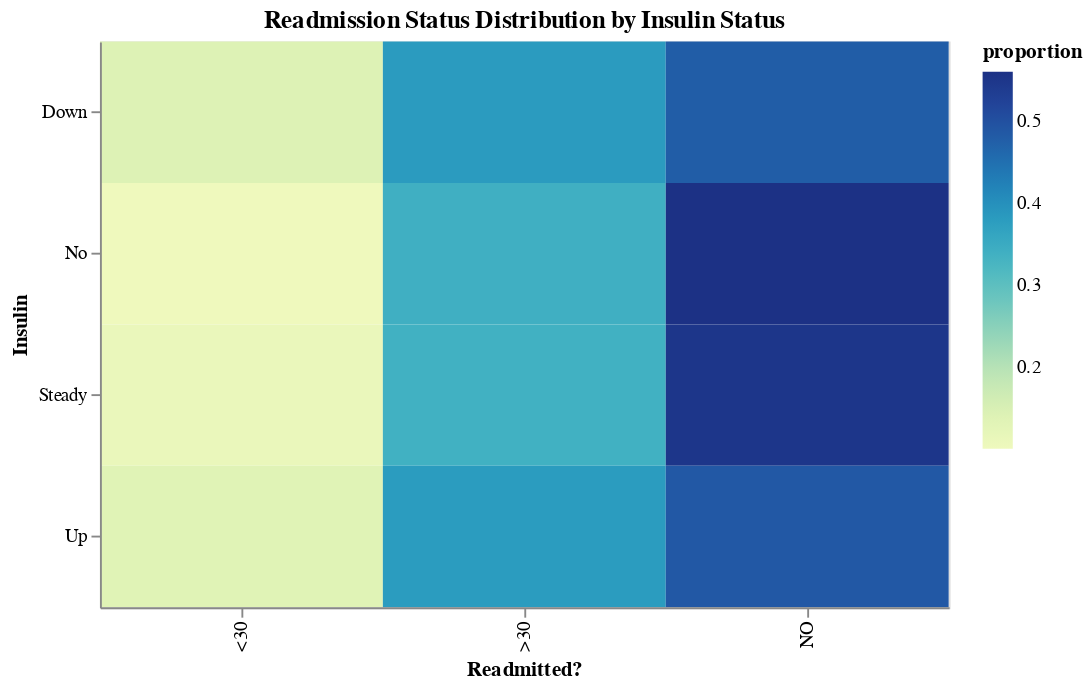

The notebook cell this image was saved under:
### Markdown cell above
**Analysis Question:** How is readmission status distributed by the observations that had medication changes and those that didn't?

**Visualization Design:** A bar chart shows how the number of observations varies between the individuals who had a medication change and those who didn't. We can see that about 8,000 more individuals changed medications than those that didn't. In addition, coloring by readmission status shows how the distribution changes between the two medication groups. Adding interactivity to the plot allows for a comparison of the raw numbers in addition to a zoom element.

**Analysis:** From this plot, we can see that the medication change groups have very similar distributions of readmission status. The majority of individuals in both groups were not readmitted. In addition, while more individuals did not have a medication change, the number of individuals in the readmitted groups is very similar.

### Code cell
count_data2 = data.groupby(['insulin', 'readmitted']).size().reset_index(name='count')
count_data2 = count_data2.sort_values(by=['insulin', 'readmitted'])

# Calculate the proportion within each race category
count_data2['proportion'] = count_data2.groupby('insulin')['count'].transform(lambda x: x / x.sum())


# Calendar Heatmap
heatmap = alt.Chart(count_data2).mark_rect().encode(
    y=alt.Y('insulin:O', title = "Insulin"),
    x=alt.X('readmitted:O',title = "Readmitted?"),
    color="proportion:Q",
    tooltip=[
        alt.Tooltip('proportion:Q', title='Proportion'),
        alt.Tooltip('insulin:O', title="Insulin"),
        alt.Tooltip('average(count):Q', title='Number of Individuals')
    ]
).properties(
    width=450,
    height=300,
    title="Readmission Status Distribution by Insulin Status"
)
heatmap

### Figure 1 — Vega-Lite specification as saved in the notebook (floating-point values rounded to 4 significant figures)
{"config": {"view": {"continuousWidth": 400, "continuousHeight": 300}}, "data": {"name": "data-7b68ae8dd0edcfdda508ec469c114887"}, "mark": "rect", "encoding": {"color": {"field": "proportion", "type": "quantitative"}, "tooltip": [{"field": "proportion", "title": "Proportion", "type": "quantitative"}, {"field": "insulin", "title": "Insulin", "type": "ordinal"}, {"aggregate": "average", "field": "count", "title": "Number of Individuals", "type": "quantitative"}], "x": {"field": "readmitted", "title": "Readmitted?", "type": "ordinal"}, "y": {"field": "insulin", "title": "Insulin", "type": "ordinal"}}, "height": 300, "title": "Readmission Status Distribution by Insulin Status", "width": 450, "$schema": "https://vega.github.io/schema/vega-lite/v4.17.0.json", "datasets": {"data-7b68ae8dd0edcfdda508ec469c114887": [{"insulin": "Down", "readmitted": "<30", "count": 35538, "proportion": 0.1403}, {"insulin": "Down", "readmitted": ">30", "count": 96672, "proportion": 0.3817}, {"insulin": "Down", "readmitted": "NO", "count": 121073, "proportion": 0.478}, {"insulin": "No", "readmitted": "<30", "count": 93243, "proportion": 0.1}, {"insulin": "No", "readmitted": ">30", "count": 316621, "proportion": 0.3397}, {"insulin": "No", "readmitted": "NO", "count": 522246, "proportion": 0.5603}, {"insulin": "Steady", "readmitted": "<30", "count": 67987, "proportion": 0.1121}, {"insulin": "Steady", "readmitted": ">30", "count": 204497, "proportion": 0.3373}, {"insulin": "Steady", "readmitted": "NO", "count": 333776, "proportion": 0.5505}, {"insulin": "Up", "readmitted": "<30", "count": 31612, "proportion": 0.135}, {"insulin": "Up", "readmitted": ">30", "count": 88769, "proportion": 0.3792}, {"insulin": "Up", "readmitted": "NO", "count": 113713, "proportion": 0.4858}]}}
